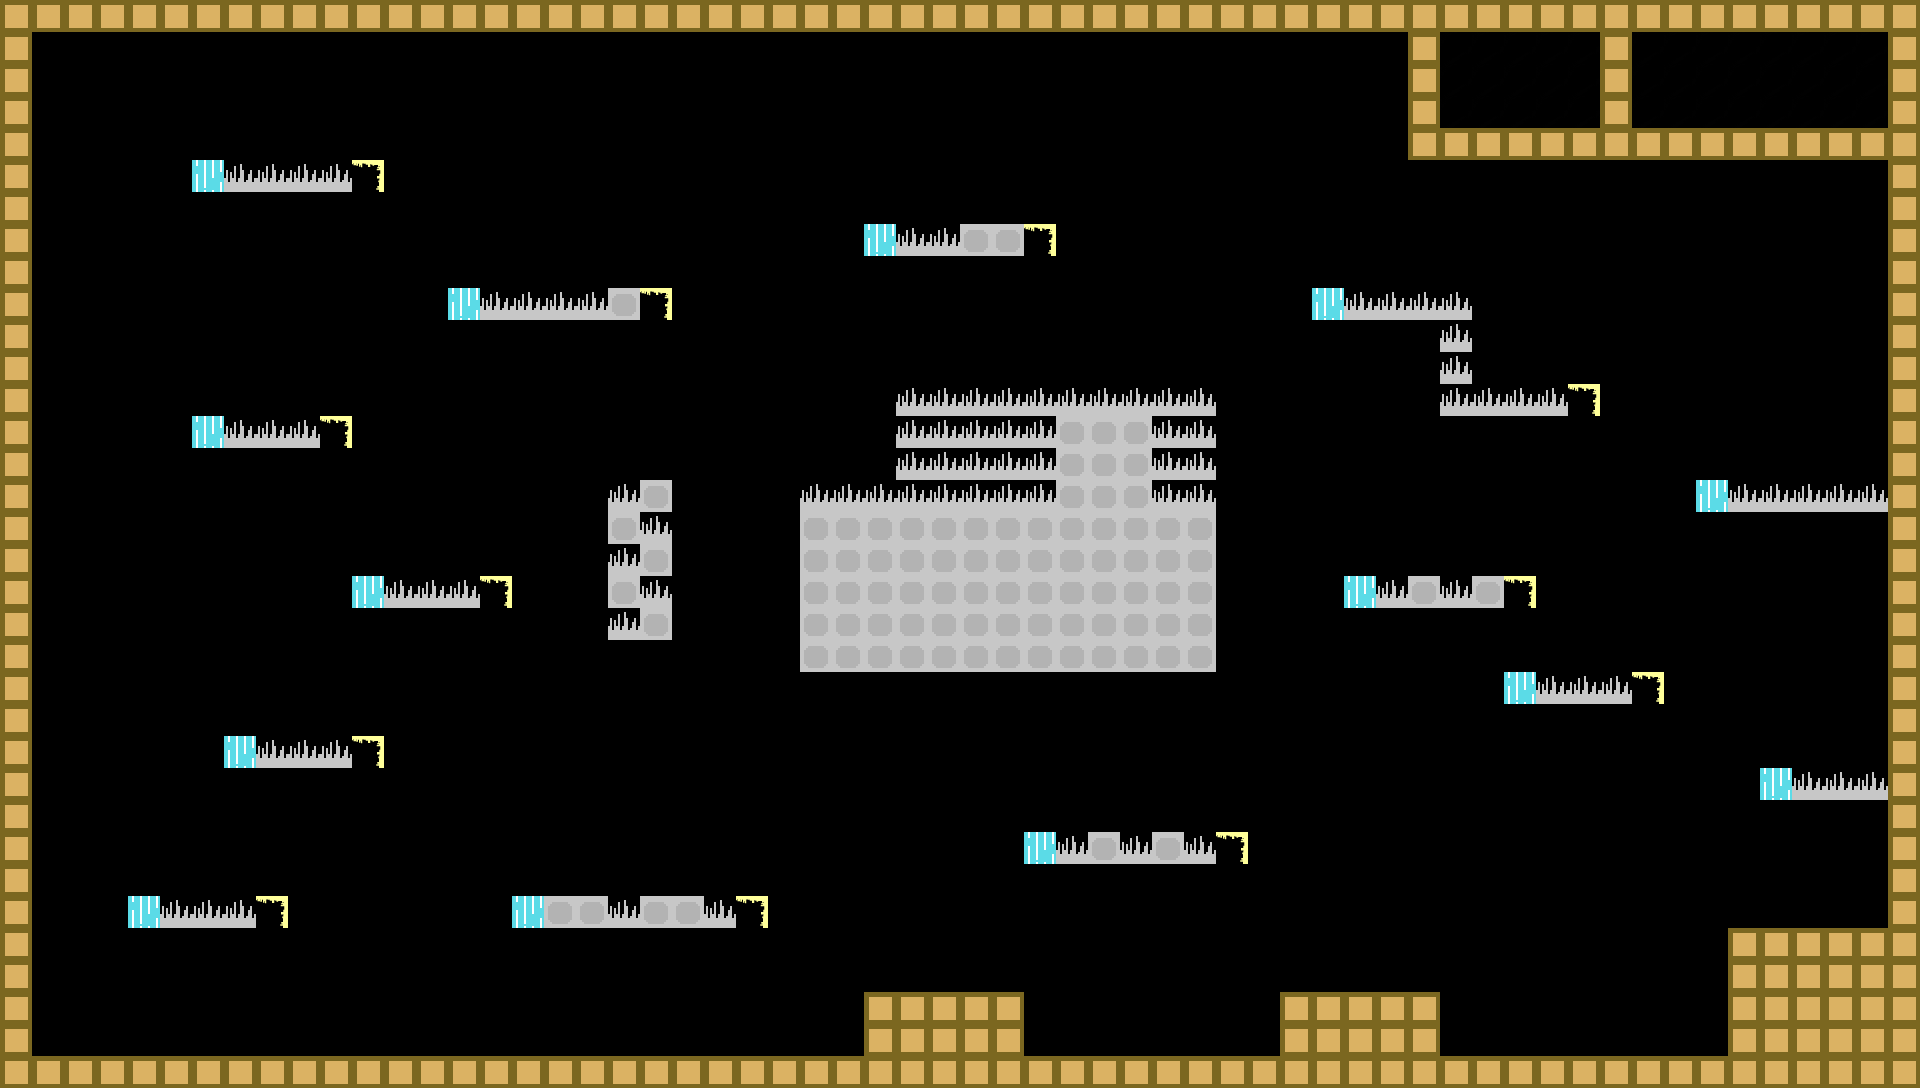

Rendered tile map (Tiled .tmx) drawn with the repository's tilesets; below, a short description and the full map source, tile grids included:
An orthogonal 60x34 tile map with 32x32 px tiles, 1 tile layer (Capa de Patrones 1).

<map version="1.0" tiledversion="1.1.5" orientation="orthogonal" renderorder="right-down" width="60" height="34" tilewidth="32" tileheight="32" infinite="0" nextobjectid="1">
 <tileset firstgid="1" name="dataTilespng" tilewidth="32" tileheight="32" tilecount="13" columns="1">
  <image source="tiles.png" width="32" height="416" />
 </tileset>
 <layer name="Capa de Patrones 1" width="60" height="34">
  <data encoding="csv">
6,6,6,6,6,6,6,6,6,6,6,6,6,6,6,6,6,6,6,6,6,6,6,6,6,6,6,6,6,6,6,6,6,6,6,6,6,6,6,6,6,6,6,6,6,6,6,6,6,6,6,6,6,6,6,6,6,6,6,6,
6,0,0,0,0,0,0,0,0,0,0,0,0,0,0,0,0,0,0,0,0,0,0,0,0,0,0,0,0,0,0,0,0,0,0,0,0,0,0,0,0,0,0,0,6,2,2,2,2,2,6,2,2,2,2,2,2,2,2,6,
6,0,0,0,0,0,0,0,0,0,0,0,0,0,0,0,0,0,0,0,0,0,0,0,0,0,0,0,0,0,0,0,0,0,0,0,0,0,0,0,0,0,0,0,6,2,2,2,2,2,6,2,2,2,2,2,2,2,2,6,
6,0,0,0,0,0,0,0,0,0,0,0,0,0,0,0,0,0,0,0,0,0,0,0,0,0,0,0,0,0,0,0,0,0,0,0,0,0,0,0,0,0,0,0,6,2,2,2,2,2,6,2,2,2,2,2,2,2,2,6,
6,0,0,0,0,0,0,0,0,0,0,0,0,0,0,0,0,0,0,0,0,0,0,0,0,0,0,0,0,0,0,0,0,0,0,0,0,0,0,0,0,0,0,0,6,6,6,6,6,6,6,6,6,6,6,6,6,6,6,6,
6,0,0,0,0,0,3,5,5,5,5,7,0,0,0,0,13,13,13,13,13,13,0,0,0,0,0,0,0,0,0,0,0,0,0,0,0,0,0,0,0,0,0,0,0,0,0,0,0,0,0,1,1,1,1,1,1,1,1,6,
6,0,0,0,0,0,0,0,0,0,0,0,0,0,0,0,1,1,1,1,1,1,0,0,0,0,0,13,13,13,13,13,13,0,0,0,0,13,0,0,0,0,0,0,0,0,0,0,0,0,0,0,1,1,1,1,1,1,1,6,
6,0,0,0,0,0,0,0,0,0,0,0,0,0,0,0,1,1,1,1,1,1,0,0,0,0,0,3,5,5,4,4,7,0,0,0,0,0,0,0,0,0,0,0,0,0,0,0,0,0,0,0,0,0,0,0,0,0,0,6,
6,0,0,0,0,0,0,0,0,0,0,0,0,0,0,0,0,0,0,0,0,0,0,0,0,0,0,0,0,0,0,0,0,0,0,0,0,0,0,0,0,13,13,13,13,13,13,0,0,0,0,0,0,0,0,0,0,0,0,6,
6,0,0,0,0,0,0,0,0,0,0,0,0,0,3,5,5,5,5,4,7,0,0,0,0,0,0,0,0,0,0,0,0,0,0,0,0,0,0,0,0,3,5,5,5,5,13,0,0,0,0,0,0,0,0,0,0,0,0,6,
6,0,0,0,0,0,0,0,0,0,0,0,0,0,0,0,0,0,0,0,0,0,0,0,0,0,0,0,0,0,0,0,0,0,0,0,0,0,0,0,0,0,0,0,0,5,13,0,0,0,0,0,0,0,0,0,0,0,0,6,
6,0,0,0,0,0,0,0,0,0,0,0,0,0,0,0,0,0,0,0,0,0,0,0,0,0,0,13,13,13,13,13,13,13,13,13,13,13,0,0,0,0,0,0,0,5,13,13,13,13,0,0,0,0,0,0,0,0,0,6,
6,0,0,0,0,0,0,0,0,0,0,0,0,0,0,0,0,0,0,0,0,0,0,0,0,0,0,13,5,5,5,5,5,5,5,5,5,5,0,0,0,0,0,0,0,5,5,5,5,7,0,0,0,0,0,0,0,0,0,6,
6,0,0,0,0,0,3,5,5,5,7,0,0,0,0,0,0,0,0,0,0,0,0,0,0,0,0,13,5,5,5,5,5,4,4,4,5,5,0,0,0,0,0,0,0,0,0,0,0,0,0,0,0,0,0,0,0,0,0,6,
6,0,0,0,0,0,1,1,1,1,1,0,0,0,0,0,0,0,0,13,13,0,0,0,0,13,13,13,5,5,5,5,5,4,4,4,5,5,0,0,1,0,0,0,0,0,0,0,0,0,0,0,0,13,13,13,13,13,13,6,
6,0,0,0,0,0,0,0,0,0,0,0,0,0,0,0,0,0,0,5,4,0,0,0,0,5,5,5,5,5,5,5,5,4,4,4,5,5,1,0,1,0,0,0,0,0,0,0,0,0,0,0,13,3,5,5,5,5,5,6,
6,0,0,0,0,0,0,0,0,0,0,0,0,0,0,0,0,0,0,4,5,0,0,0,0,4,4,4,4,4,4,4,4,4,4,4,4,4,1,1,1,0,0,0,0,0,0,0,0,0,0,0,0,0,0,0,0,0,0,6,
6,0,0,0,0,0,0,0,0,0,0,13,13,13,13,13,0,0,0,5,4,0,0,0,0,4,4,4,4,4,4,4,4,4,4,4,4,4,0,0,1,13,13,13,13,13,13,13,13,0,0,0,0,0,0,0,0,0,0,6,
6,0,0,0,0,0,0,0,0,0,0,3,5,5,5,7,0,0,0,4,5,0,0,0,0,4,4,4,4,4,4,4,4,4,4,4,4,4,0,0,1,13,3,5,4,5,4,7,13,0,0,0,0,0,0,0,0,0,0,6,
6,0,0,0,0,0,0,0,0,0,0,0,0,0,0,0,0,0,0,5,4,0,0,0,0,4,4,4,4,4,4,4,4,4,4,4,4,4,0,0,1,0,0,0,0,0,0,0,0,0,0,0,0,0,0,0,0,0,0,6,
6,0,0,0,0,0,0,0,0,0,0,0,0,0,0,0,0,0,0,0,0,0,0,0,0,4,4,4,4,4,4,4,4,4,4,4,4,4,0,0,1,0,0,0,0,0,13,13,13,13,13,13,13,0,0,0,0,0,0,6,
6,0,0,0,0,0,0,0,0,0,0,0,0,0,0,0,0,0,0,0,0,0,0,0,0,0,0,0,0,0,0,0,0,0,0,0,0,0,0,0,1,0,0,0,0,0,13,3,5,5,5,7,13,0,0,0,0,0,0,6,
6,0,0,0,0,0,0,13,13,13,13,13,0,0,0,0,0,0,0,0,0,0,0,0,0,0,0,0,0,0,0,0,0,0,0,0,0,0,0,1,0,0,1,0,0,0,0,0,0,0,0,0,0,0,0,0,0,0,0,6,
6,0,0,0,0,0,0,3,5,5,5,7,0,0,0,0,0,0,0,0,0,0,0,0,0,0,0,0,0,0,0,0,0,0,0,0,0,0,0,1,1,1,1,0,0,0,0,0,0,0,0,0,0,0,13,13,13,13,13,6,
6,0,0,0,0,0,0,0,0,0,0,0,0,0,0,0,0,0,0,0,0,0,0,0,0,0,0,0,0,0,0,0,0,0,0,0,0,0,0,0,1,1,0,0,0,0,0,0,0,0,0,0,0,0,13,3,5,5,5,6,
6,0,0,0,0,0,0,0,0,0,0,0,0,0,0,0,0,0,0,0,0,0,0,0,0,0,0,0,0,0,0,0,0,0,0,0,0,0,0,0,0,0,0,0,0,0,0,0,0,0,0,0,0,0,13,13,13,13,13,6,
6,0,0,0,0,0,0,0,0,0,0,0,0,0,0,0,0,0,0,0,0,0,0,0,0,0,0,0,0,0,0,0,3,5,4,5,4,5,7,0,0,0,0,0,0,0,0,0,0,0,0,0,0,0,0,0,0,0,13,6,
6,0,0,0,13,13,13,13,13,0,0,0,0,0,0,0,0,0,0,0,0,0,0,0,0,0,0,0,0,0,0,0,0,0,0,0,0,0,0,0,0,0,0,0,0,0,0,0,0,0,0,0,0,0,0,0,0,0,13,6,
6,0,0,0,3,5,5,5,7,0,0,0,0,0,0,0,3,4,4,5,4,4,5,7,1,1,0,0,0,0,0,0,0,0,0,0,0,0,0,0,0,0,0,0,0,0,0,0,0,0,0,0,0,13,13,13,13,13,13,6,
6,0,0,0,0,0,0,0,0,0,0,0,0,0,0,0,0,0,0,0,0,0,0,0,0,0,0,0,0,0,0,0,0,0,0,0,0,0,0,0,0,0,0,0,0,0,0,0,0,0,0,0,0,13,6,6,6,6,6,6,
6,0,0,0,0,0,0,0,0,0,0,0,0,0,0,0,0,0,0,0,0,0,0,0,0,0,13,13,13,13,13,13,13,0,0,0,0,0,0,13,13,13,13,13,13,13,0,0,0,0,0,0,0,13,6,6,6,6,6,6,
6,0,0,0,0,0,0,0,0,0,0,0,0,0,0,0,0,0,0,0,0,0,0,0,0,0,13,6,6,6,6,6,13,0,0,0,0,0,0,13,6,6,6,6,6,13,0,0,0,0,0,0,0,13,6,6,6,6,6,6,
6,13,13,13,13,13,13,13,13,13,13,13,13,13,13,13,13,13,13,13,13,13,13,13,13,13,13,6,6,6,6,6,13,13,13,13,13,13,13,13,6,6,6,6,6,13,13,13,13,13,13,13,13,13,6,6,6,6,6,6,
6,6,6,6,6,6,6,6,6,6,6,6,6,6,6,6,6,6,6,6,6,6,6,6,6,6,6,6,6,6,6,6,6,6,6,6,6,6,6,6,6,6,6,6,6,6,6,6,6,6,6,6,6,6,6,6,6,6,6,6
</data>
 </layer>
</map>